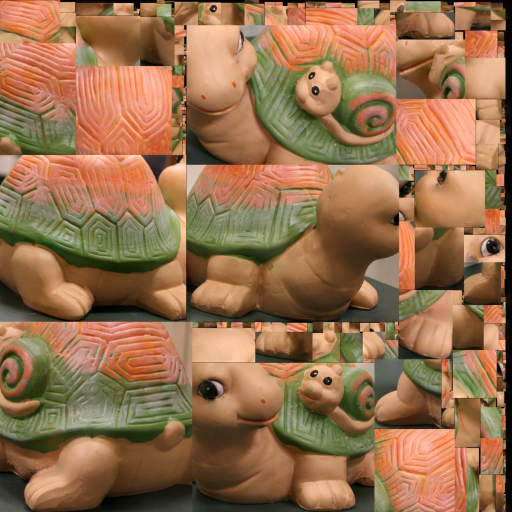
#> input picture deprecated/encoder/dev/html/models/Tarta_texture.jpg, 1024 x 1024 px (shown at 1/2 size); its folder holds only this picture in this run
$ python texture_encoder.py ../deprecated/encoder/dev/html/models
#> lines starting #> are read from the running program, lines starting #| are printed output that depends on the picture; after the words box and inside, x2 and y2 are one past the last pixel; in counts of white or black regions, pixels touching at a corner belong together
# Binary sequence texture encoder
# Takes a sequence of PNG images
# Adds a macro

# importing cv2
import cv2

# importing os module
import os

import sys


#======================================================================================================================
#--------------------------------------------- MAIN Function ----------------------------------------------------------
#======================================================================================================================

def main(args):
    encode_path = "encode"

    if  len(args) < 2:
        print("Defaulting to the /encode folder for files since an argument was not provided")
    else:
        encode_path = args[1]

    dirname = os.path.dirname(os.path.realpath(__file__))

    print(dirname)
    encoderWindowSize = 8;
    frame_number = 0
    textures_in_group = []

    # TODO: Add path to where you can to encode, default to this
    Data_Path = dirname + "/" + encode_path
    print(Data_Path)

    # Exception Handling : If 'encode' folder is not there, create one
    assert os.path.exists(Data_Path), 'The Dataset Folder not found. Please consider giving full(absolute) file path.'

    for files in os.listdir(Data_Path):
        if files.endswith(".png") or files.endswith('.jpg'): # Exception Handling
                textures_in_group.append(Data_Path+"/"+files)
                print("Adding texture " +  str(frame_number+1) + " to group")
                frame_number = frame_number + 1
    textures_in_group.sort()
    for current_texture in range(len(textures_in_group)):
        img = cv2.imread(textures_in_group[current_texture])
#> img is the input picture: shape (1024, 1024, 3); mean B, G, R 77.7, 111.6, 150.3
        # Read image
        height, width, channels = img.shape
#> height = 1024; width = 1024; channels = 3
        # Read binary from frame number
        print(textures_in_group[current_texture] + " " + '{0:016b}'.format(current_texture))
        for index, value in enumerate('{0:016b}'.format(current_texture)):
            color = (0,0,0)
            if(value == '1'):
                color = (255,255,255)
            cv2.rectangle(img,(15-index*encoderWindowSize, height-1-encoderWindowSize),((15-index+1)*encoderWindowSize,height-1),color,-1)
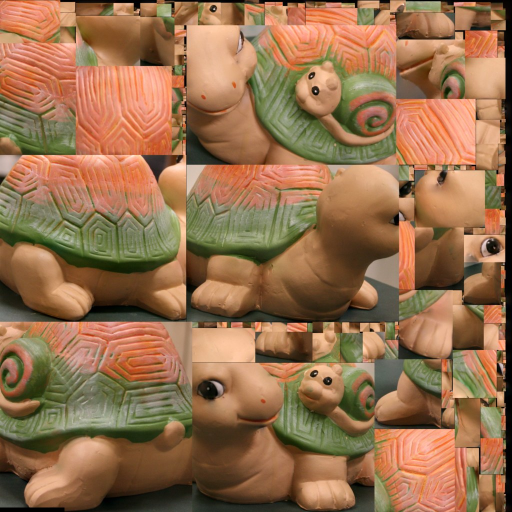
#> img: shape (1024, 1024, 3) (shown at 1/2 size); 0.11% of pixels changed, all inside (x1, y1, x2, y2) = (0, 1015, 129, 1024)

        # save the image
        cv2.imwrite(textures_in_group[current_texture], img)

    print("Finished adding binary frame counter to textures");
    print("Make sure this isn't bleeding into your textures. You might need to scale your UVs to keep square texture.")
    print("We'll add UV autoscaling and appending later.")
#======================================================================================================================

if __name__ == '__main__':
    main(sys.argv)
